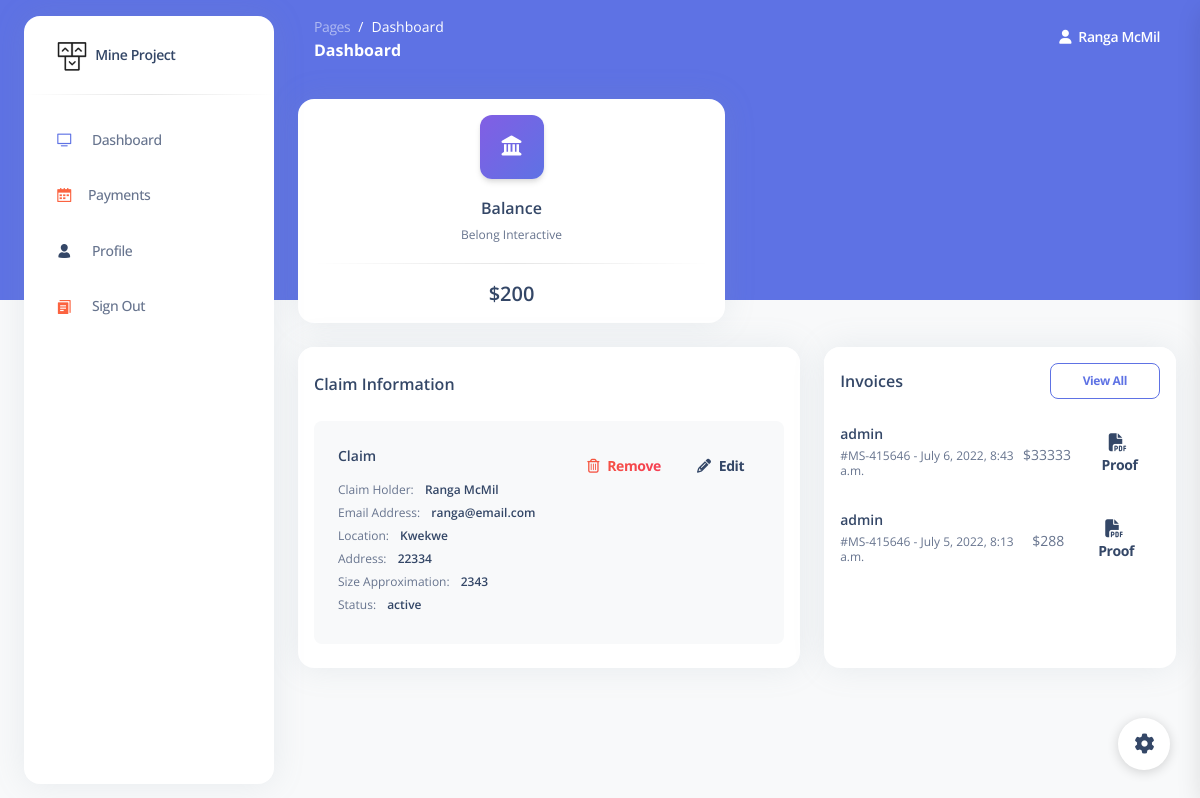
Page /claim/1 (signed in) on the committed database.
### accounts/models.py (models this page shows)
class User(AbstractUser):
    is_mine = models.BooleanField(default=False)
    is_administrator = models.BooleanField(default=False)
    balance = models.CharField(max_length=250)

### mine_mgt/models.py (models this page shows)
class Claim(models.Model):
    STATUS_CHOICES = (
        ('pending_approval', 'Pending Approval'),
        ('forfeit', 'Forfeited'),
        ('active', 'Active')
    )
    applicant = models.ForeignKey(User, related_name='claims', on_delete=models.CASCADE)
    location = models.CharField(max_length=250)
    address = models.CharField(max_length=250)
    size_approximation = models.CharField(max_length=250)
    date_applied = models.DateTimeField(default=timezone.now)
    status = models.CharField(max_length=30,
                              choices=STATUS_CHOICES,
                              default='pending_approval')
    created = models.DateTimeField(default=timezone.now)
    objects = models.Manager()  # The default manager.
    forfeited = ForfeitedManager()  # Our custom manager.
    pending_approval = PendingApprovalManager()  # Our custom manager.
    active = ActiveManager()  # Our custom manager.
    class Meta:
        ordering = ('-created',)

class Payment(models.Model):
    amount = models.CharField(max_length=250)
    reason = models.CharField(max_length=250)
    user = models.ForeignKey(User, related_name='payments', on_delete=models.CASCADE, null=True)
    proof = models.ForeignKey(Proof, related_name='payment', on_delete=models.CASCADE, null=True)
    is_processeed = models.BooleanField(default=False)
    created = models.DateTimeField(default=timezone.now)
    class Meta:
        ordering = ('-created',)

### mine_mgt/views.py (the view)
# urls.py: path('claim/<int:id>', views.claim_detail, name='claim_detail'),
@login_required
def claim_detail(request, id):
    if request.user.is_administrator:
        claim = get_object_or_404(Claim, id=id)
        proofs = Proof.objects.filter(uploaded_by=request.user)
        payments = Payment.objects.filter(user=request.user)
        context = {
            'claim': claim,
            'proofs': proofs,
            'payments': payments
        }
        return render(request, 'mine_mgt/admin/claim_detail.html', context)
    else:
        return redirect('mine_mgt:dashboard')

### mine_mgt/templates/mine_mgt/admin/claim_detail.html (shortened to what this page needs)
{% extends "mine_mgt/base.html" %}
{% block content %}
    <div class="container-fluid py-4">
        <div class="row mb-4    ">
        <div class="col-lg-12">
          <div class="row">
            <div class="col-xl-6">
              <div class="row">
                <div class="col-md-12">
                  <div class="card">
                    <div class="card-header mx-4 p-3 text-center">
                      <div class="icon icon-shape icon-lg bg-gradient-primary shadow text-center border-radius-lg">
                        <i class="fas fa-landmark opacity-10"></i>
                      </div>
                    </div>
                    <div class="card-body pt-0 p-3 text-center">
                      <h6 class="text-center mb-0">Balance</h6>
                      <span class="text-xs">Belong Interactive</span>
                      <hr class="horizontal dark my-3">
                      <h5 class="mb-0">${{user.balance}}</h5>
                    </div>
                  </div>
                </div>
              </div>
            </div>
          </div>
        </div>
      </div>
      <div class="row">
        <div class="col-md-7 ">
          <div class="card">
            <div class="card-header pb-0 px-3">
              <h6 class="mb-0">Claim Information</h6>
            </div>
            <div class="card-body pt-4 p-3">
              <ul class="list-group">
                <li class="list-group-item border-0 d-flex p-4 mb-2 bg-gray-100 border-radius-lg">
                  <div class="d-flex flex-column">
                    <h6 class="mb-3 text-sm">Claim</h6>
                    <span class="mb-2 text-xs">Claim Holder: <span class="text-dark font-weight-bold ms-sm-2">{{ claim.applicant.get_full_name }}</span></span>
                    <span class="mb-2 text-xs">Email Address: <span class="text-dark ms-sm-2 font-weight-bold">{{ claim.applicant.email }}</span></span>
                      <span class="mb-2 text-xs">Location: <span class="text-dark ms-sm-2 font-weight-bold">{{ claim.location }}</span></span>
                      <span class="mb-2 text-xs">Address: <span class="text-dark ms-sm-2 font-weight-bold">{{ claim.address }}</span></span>
                      <span class="mb-2 text-xs">Size Approximation: <span class="text-dark ms-sm-2 font-weight-bold">{{ claim.size_approximation }}</span></span>
                    <span class="mb-2 text-xs">Status: <span class="text-dark ms-sm-2 font-weight-bold">{{ claim.status }}</span></span>
                  </div>
                  <div class="ms-auto text-end">
                    <a class="btn btn-link text-danger text-gradient px-3 mb-0" href="javascript:;"><i class="far fa-trash-alt me-2"></i>Remove</a>
                    <a class="btn btn-link text-dark px-3 mb-0" href="javascript:;"><i class="fas fa-pencil-alt text-dark me-2" aria-hidden="true"></i>Edit</a>
                  </div>
                </li>
              </ul>
            </div>
          </div>
        </div>
          <div class="col-lg-5">
              <div class="card h-100">
                <div class="card-header pb-0 p-3">
                  <div class="row">
                    <div class="col-6 d-flex align-items-center">
                      <h6 class="mb-0">Invoices</h6>
                    </div>
                    <div class="col-6 text-end">
                      <button class="btn btn-outline-primary btn-sm mb-0">View All</button>
                    </div>
                  </div>
                </div>
                <div class="card-body p-3 pb-0">
                  <ul class="list-group">
                    {% for payment in payments %}
                      <li class="list-group-item border-0 d-flex justify-content-between ps-0 mb-2 border-radius-lg">
                        <div class="d-flex flex-column">
                          <h6 class="mb-1 text-dark font-weight-bold text-sm">{{ payment.user.username  }}</h6>
                          <span class="text-xs">#MS-415646 - {{ payment.created  }}</span>
                        </div>
                        <div class="d-flex align-items-center text-sm">
                          ${{ payment.amount }}
                          <a href="{{ payment.proof.image.url }}" class="btn btn-link text-dark text-sm mb-0 px-0 ms-4"><i class="fas fa-file-pdf text-lg me-1"></i> Proof</a>
                        </div>
                      </li>
                    {% endfor %}
                  </ul>
                </div>
              </div>
            </div>
      </div>
    </div>
{% endblock %}

### mine_mgt/templates/mine_mgt/base.html (shortened to what this page needs)
<!DOCTYPE html>
{% load static %}
<html lang="en">
<head>
  <link rel="stylesheet" href="{% static 'assets/css/nucleo-icons.css' %}">
  <link rel="stylesheet" href="{% static 'assets/css/nucleo-svg.css' %}">
  <link rel="stylesheet" href="{% static 'assets/css/nucleo-svg.css' %}">
  <link rel="stylesheet" href="{% static 'assets/css/argon-dashboard.css' %}">
</head>
<body class="g-sidenav-show   bg-gray-100">
  <aside class="sidenav bg-white navbar navbar-vertical navbar-expand-xs border-0 border-radius-xl my-3 fixed-start ms-4 " id="sidenav-main">
    <div class="sidenav-header">
      <a class="navbar-brand m-0" href="{% url 'mine_mgt:dashboard' %}" target="_blank">
        <img src="./assets/img/logo-ct-dark.png" class="navbar-brand-img h-100" alt="main_logo">
        <span class="ms-1 font-weight-bold">Mine Project</span>
      </a>
    </div>
    <hr class="horizontal dark mt-0">
    <div class="collapse navbar-collapse  w-auto " id="sidenav-collapse-main">
      <ul class="navbar-nav">
        <li class="nav-item">
          <a class="nav-link" href="{% url 'mine_mgt:dashboard' %}">
            <div class="icon icon-shape icon-sm border-radius-md text-center me-2 d-flex align-items-center justify-content-center">
              <i class="ni ni-tv-2 text-primary text-sm opacity-10"></i>
            </div>
            <span class="nav-link-text ms-1">Dashboard</span>
          </a>
        </li>
        <li class="nav-item">
          <a class="nav-link " href="{% url 'mine_mgt:payments' %}">
            <div class="icon icon-shape icon-sm border-radius-md text-center me-2 d-flex align-items-center justify-content-center">
              <i class="ni ni-calendar-grid-58 text-warning text-sm opacity-10"></i>
            </div>
            <span>Payments</span>
          </a>
        </li>
        <li class="nav-item">
          <a class="nav-link " href="{% url 'mine_mgt:dashboard' %}">
            <div class="icon icon-shape icon-sm border-radius-md text-center me-2 d-flex align-items-center justify-content-center">
              <i class="ni ni-single-02 text-dark text-sm opacity-10"></i>
            </div>
            <span class="nav-link-text ms-1">Profile</span>
          </a>
        </li>
        {% if request.user.is_authenticated %}
              <li class="nav-item">
                <a class="nav-link " href="{% url 'logout' %}">
                  <div class="icon icon-shape icon-sm border-radius-md text-center me-2 d-flex align-items-center justify-content-center">
                    <i class="ni ni-single-copy-04 text-warning text-sm opacity-10"></i>
                  </div>
                  <span class="nav-link-text ms-1">Sign Out</span>
                </a>
              </li>
            {% endif %}
      </ul>
    </div>
  </aside>
  <main class="main-content position-relative border-radius-lg ">
    <nav class="navbar navbar-main navbar-expand-lg px-0 mx-4 shadow-none border-radius-xl " id="navbarBlur" data-scroll="false">
      <div class="container-fluid py-1 px-3">
        <nav aria-label="breadcrumb">
          <ol class="breadcrumb bg-transparent mb-0 pb-0 pt-1 px-0 me-sm-6 me-5">
            <li class="breadcrumb-item text-sm"><a class="opacity-5 text-white" href="javascript:;">Pages</a></li>
            <li class="breadcrumb-item text-sm text-white active" aria-current="page">Dashboard</li>
          </ol>
          <h6 class="font-weight-bolder text-white mb-0">Dashboard</h6>
        </nav>
        <div class="collapse navbar-collapse mt-sm-0 mt-2 me-md-0 me-sm-4" id="navbar">
          <ul class="navbar-nav  justify-content-end">
            {% if request.user.is_authenticated %}
                <li class="nav-item d-flex align-items-center">
                  <a href="" class="nav-link text-white font-weight-bold px-0">
                    <i class="fa fa-user me-sm-1"></i>
                    <span class="d-sm-inline d-none">{{ user.get_full_name }}</span>
                  </a>
                </li>
            {% endif %}
          </ul>
        </div>
      </div>
    </nav>
      {% block content %}
      {% endblock %}
      </main>
  <div class="fixed-plugin">
    <a class="fixed-plugin-button text-dark position-fixed px-3 py-2">
      <i class="fa fa-cog py-2"> </i>
    </a>
  </div>
  <link rel="stylesheet" href="{% static 'assets/css/nucleo-icons.css' %}">
</body>
</html>

### static/assets/css/nucleo-svg.css (style rules this page uses)
.icon { display: inline-block; color: #111111; height: 1em; width: 1em; }
.icon-sm { height: 0.8em; width: 0.8em; }
.icon-lg { height: 1.6em; width: 1.6em; }
.icon { fill: currentColor; stroke: none; }

### rows in the picture
User: get_full_name "Ranga McMil", balance "200"
Claim: applicant.get_full_name "Ranga McMil", applicant.email "ranga@email.com", location "Kwekwe", address "22334", size_approximation "2343", status "active"
Payment: user.username "admin", created "July 6, 2022, 8:43 a.m.", amount "33333"
Payment: user.username "admin", created "July 5, 2022, 8:13 a.m.", amount "288"
